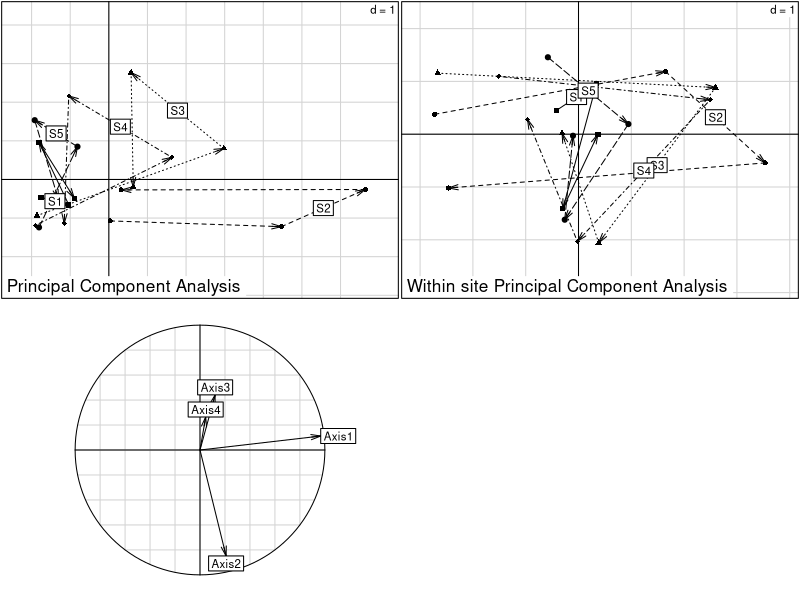
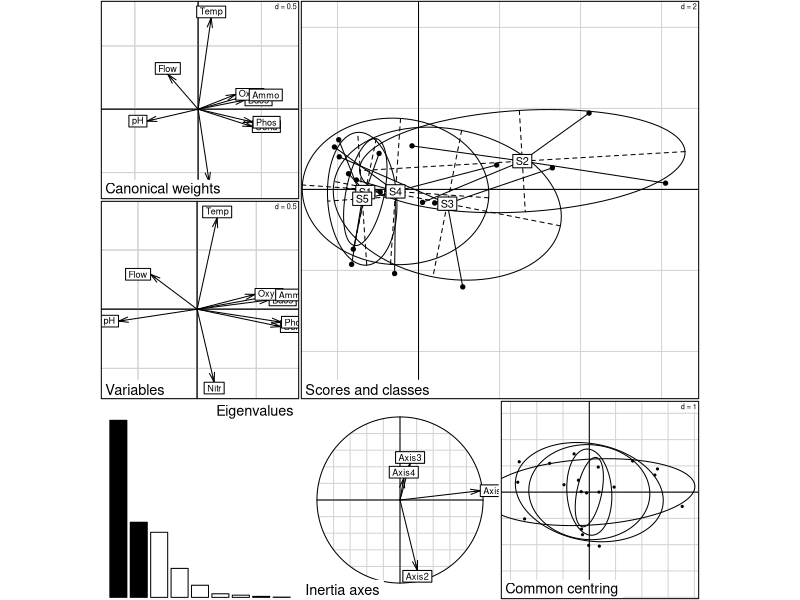

Generate these figures, in order, with R:
library(ade4)


### Name: within
### Title: Within-Class Analysis
### Aliases: print.within summary.within plot.within plot.witcoi
###   print.witcoi
### Keywords: multivariate

### ** Examples

data(meaudret)
pca1 <- dudi.pca(meaudret$env, scan = FALSE, nf = 4)
wit1 <- wca(pca1, meaudret$design$site, scan = FALSE, nf = 2)

if(adegraphicsLoaded()) {
  g1 <- s.traject(pca1$li, meaudret$design$site, psub.text = "Principal Component Analysis", 
    plines.lty = 1:length(levels(meaudret$design$site)), plot = FALSE)
  g2 <- s.traject(wit1$li, meaudret$design$site, psub.text = 
    "Within site Principal Component Analysis", 
    plines.lty = 1:length(levels(meaudret$design$site)), plot = FALSE)
  g3 <- s.corcircle (wit1$as, plot = FALSE)
  G <- ADEgS(list(g1, g2, g3), layout = c(2, 2))
  
} else {
  par(mfrow = c(2, 2))
  s.traject(pca1$li, meaudret$design$site, sub = "Principal Component Analysis", csub = 1.5)
  s.traject(wit1$li, meaudret$design$site, sub = "Within site Principal Component Analysis", 
    csub = 1.5)
  s.corcircle (wit1$as)
  par(mfrow = c(1, 1))
}

plot(wit1)
